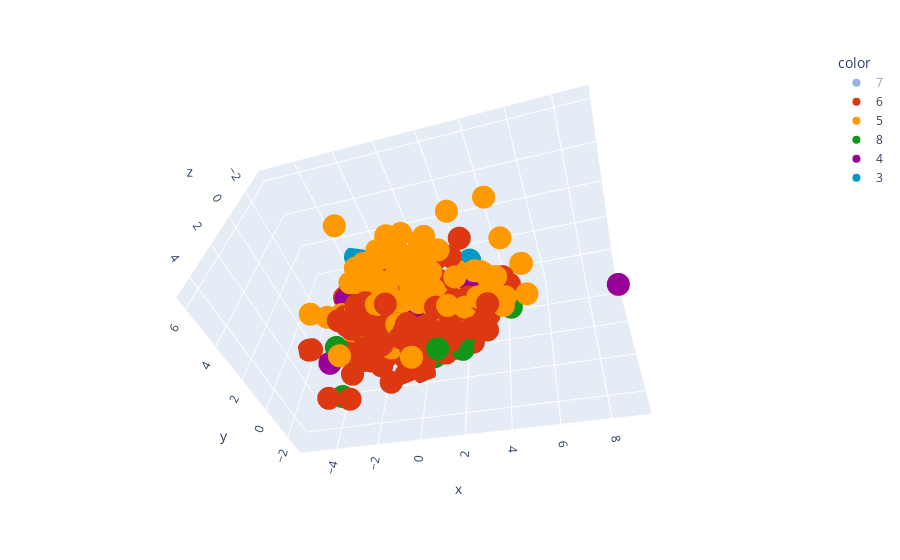

Notebook source saved alongside this figure:
### Code cell
#3d Visualization using plotly
import plotly.express as px
y_train_pca = y_train.astype(str)
fig = px.scatter_3d(df,x=x_train_pca[:,0],
                 y=x_train_pca[:,1],
                 z=x_train_pca[:,2],
                 color=y_train_pca,
                 color_discrete_sequence=px.colors.qualitative.G10
                )

fig.update_layout(
    margin=dict(l=50,r=50,t=50,b=50)
)

fig.show()
